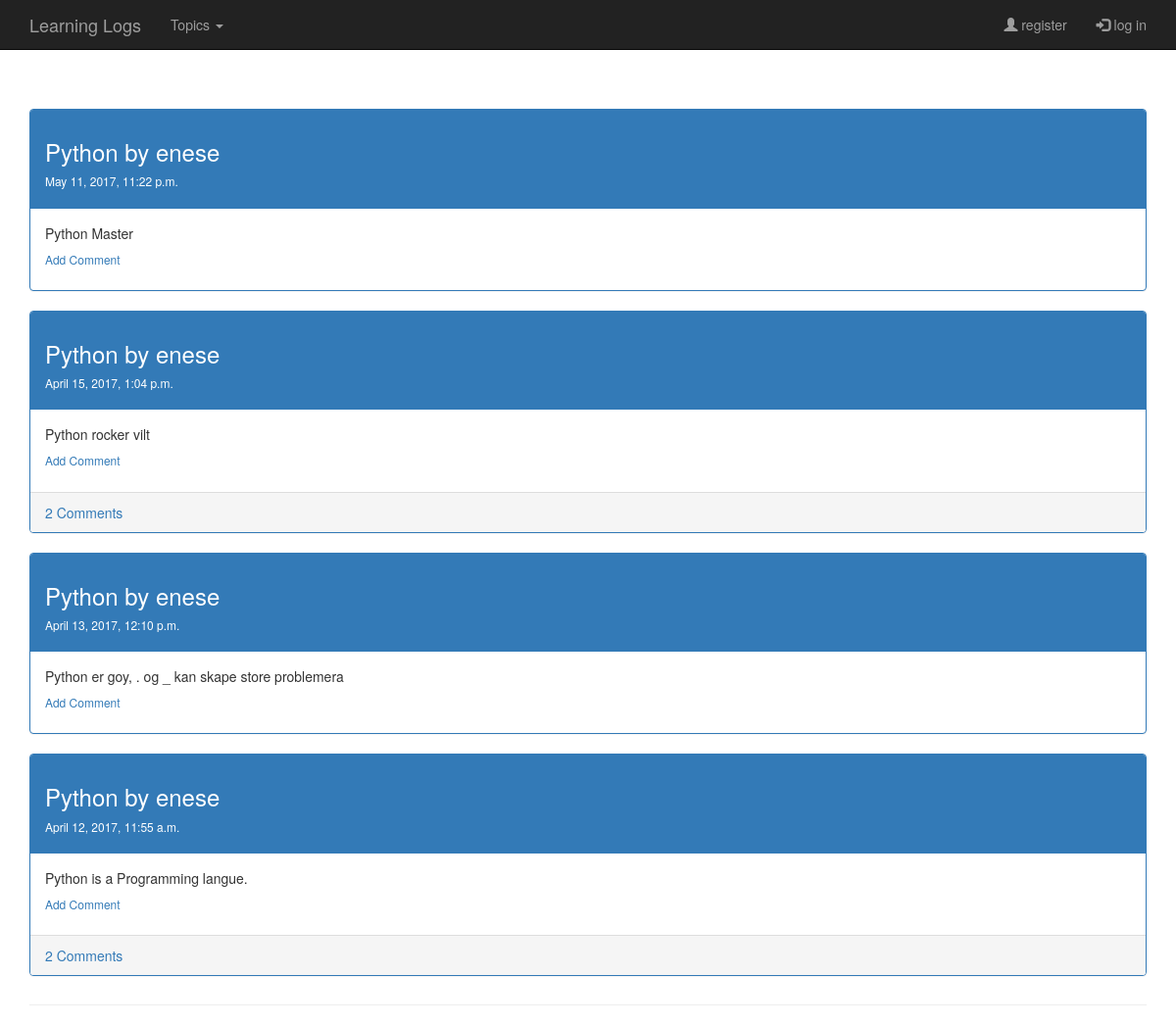
The page /public_entries/python/ on the database its author committed.
### LearningLogs/models.py (models this page shows, shortened)
class Entry(models.Model):
    topic = models.ForeignKey(Topic)
    text = models.TextField()
    date_added = models.DateTimeField(auto_now_add=True)
    public = models.BooleanField(default=False)
    class Meta:
        verbose_name_plural = 'entries'

class Topic(models.Model):
    text = models.CharField(max_length=200)
    slug = models.SlugField()
    date_added = models.DateTimeField(auto_now_add=True)
    owner = models.ForeignKey(User)
    def __unicode__(self):
        return self.text

### LearningLogs/views.py (the view)
# urls.py: url(r'^public_entries/(?P<topic_slug>\w+)/$', views.public_topics, name='public_entries'),
def public_topics(request, topic_slug):
    entries = Entry.objects.all().filter(public=True,topic__slug=topic_slug).order_by('-date_added')
    comments = Comments.objects.filter(entry__topic__slug=topic_slug)
    context = {"entries": entries, "comments": comments}
    return render(request, 'LearningLogs/public_entries.html', context)

### LearningLogs/context_processors.py (called while the page is built)
def add_variables_to_context(request):
    if request.user.is_authenticated():
        topic = Topic.objects.filter(owner=request.user)
    else:
        topic = []
    publicEntries = Entry.objects.filter(public=True)
    b = []
    publicTopics = []
    for a in publicEntries:
        if a.topic.text not in b:
            b.append(a.topic.text)
            publicTopics.append(a)
    return{"MenuTopics": topic, "publicTopics":publicTopics,}

### LearningLogs/models.py (called while the page is built)
    def __unicode__(self):
        return self.text

### templates/LearningLogs/public_entries.html (shortened to what this page needs)
{% extends "LearningLogs/base.html" %}
{% block content %}
{% for entry in entries %}
    <div class="panel panel-primary">
        <div class="panel-heading">
            <h3>{{ entry.topic}} by {{ entry.topic.owner }}    </h3>
            <h6>
               {{ entry.date_added }}
            </h6>
        </div>
        <div class="panel-body">
            {{ entry.text}}
            <h6><a href="{% url 'LearningLogs:new_comment' entry.id %}">Add Comment</a> </h6>
        </div>
    {% if entry.comments_set.count > 0 %}
    <div class="panel-footer">
     <a data-toggle="collapse" href="#{{ entry.id }}">{{ entry.comments_set.count }} Comments</a>
    </div>
    {% endif %}
</div>
                {% endfor %}
{% endblock content %}

### rows shown on the page
Entry: topic "Python", topic.owner "enese", date_added "May 11, 2017, 11:22 p.m.", text "Python Master"
Entry: topic "Python", topic.owner "enese", date_added "April 15, 2017, 1:04 p.m.", text "Python rocker vilt", comments_set.count "2"
Entry: topic "Python", topic.owner "enese", date_added "April 13, 2017, 12:10 p.m.", text "Python er goy, . og _ kan skape store problemera"
Entry: topic "Python", topic.owner "enese", date_added "April 12, 2017, 11:55 a.m.", text "Python is a Programming langue.", comments_set.count "2"
